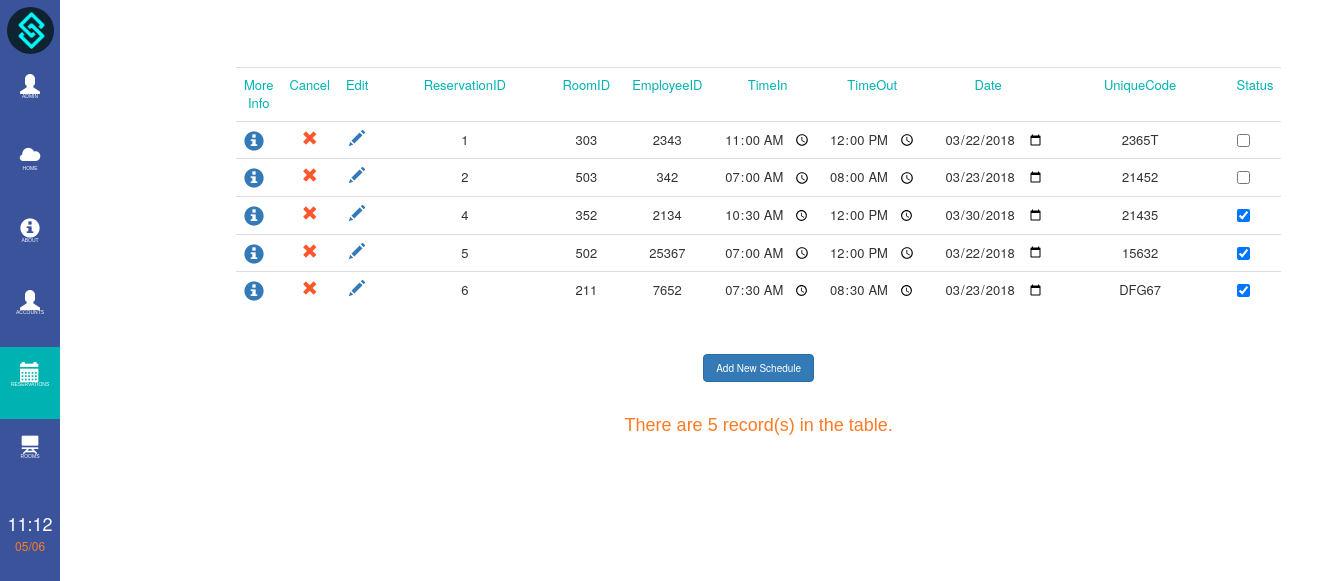
The page /schedtable.php on the database as committed earlier.
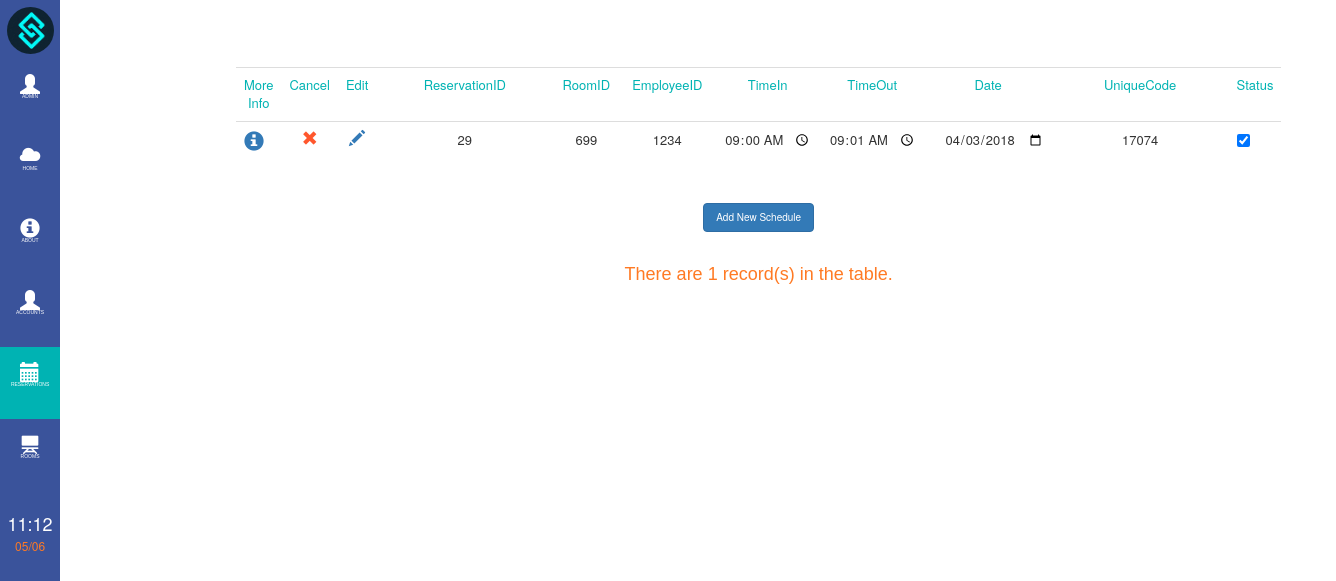
The same page on the database as committed later.
### tables this page shows
CREATE TABLE `tbl_sched` (
  `id` int(11) NOT NULL,
  `room_id` varchar(5) NOT NULL,
  `emp_id` varchar(5) NOT NULL,
  `time_in` time NOT NULL,
  `time_out` time NOT NULL,
  `date` date NOT NULL,
  `u_code` varchar(5) NOT NULL,
  `Status` tinyint(1) NOT NULL
);

### schedtable.php (the view, shortened to what this page needs)
<html>
<head>
    <link rel="stylesheet" href="css/bootstrap.min.css">
    <link rel="stylesheet" href="bren/side_bar.css" type="text/css">
    <link rel="stylesheet" href="mika/about.css" type="text/css">
</head>
<body onload="startTime()">
<div class="sidebar">
    <ul>
        <li> <img src ='logo3.png' style="width: 78%; border-radius: 100%; margin-left: 7px; margin-top: 7px; margin-bottom: 5px"></li>
        <li><a onclick="return openaccNav()"><span class="glyphicon glyphicon-user"></span><span class="menu_label">Admin</span></a></li>
        <li><a href="homepage.php"><span class="glyphicon glyphicon-cloud"></span><span class="menu_label">Home</span></a></li>
        <li><a href="aboutusadmin.php" ><span class="glyphicon glyphicon-info-sign" ></span><span class="menu_label">About</span></a></li>
        <li><a href="employees.php"><span class="glyphicon glyphicon-user"></span><span class="menu_label">Accounts</span></a></li>
        <li><div class="selected"><a href="schedtable.php"><span class="glyphicon glyphicon-calendar"></span><span class="menu_label">Reservations</span></a></div></li>
         <li><a href="Room_View.php"><span class="glyphicon glyphicon-blackboard"></span><span class="menu_label">Rooms</span></a></li>
        <li><div id="time" style="padding-top:20px; font-size: 18px; color:white; text-align: center"></div> </li>
        <li><div id="date" style=" font-size: 12px; color:#ff7a24; text-align: center"></div> </li></ul>
</div>
    <div class="container" id="main-container">
        <table class="table">
            <tr class="headers" style="color:#00b3b3">
                <td>More Info</td>
                <td>Cancel</td>
                <td>Edit</td>
                <td>ReservationID</td>
                <td>RoomID</td>
                <td>EmployeeID</td>
                <td>TimeIn</td>
                <td>TimeOut</td>
                <td>Date</td>
                <td>UniqueCode</td>
                <td>Status</td>
            </tr>
            <?php
            include 'connect.php';
            $sql ="select * from tbl_sched order by id";
            $res = mysqli_query($con, $sql);
            while($row= mysqli_fetch_array($res))
            {
            ?>
            <form <?php echo ($_SESSION["count"]==2) ? 'method=\'post\' action=\'cell_edit.php\'' : '' ?>>
            <tr>
                <td><a onclick="return PopupCenter('reservation_details.php?SID=<?php echo $row['id']; ?>','Update Profile ','700','800');"><span class="glyphicon glyphicon-info-sign"></span></a></td>
                <td align="center"><a onclick="return del()" href="delsched.php?SID=<?php echo $row['id']; ?>"><span class="glyphicon glyphicon-remove"></span></a></td>
                <td align="center"><a href="cell_edit.php?SID=<?php echo $row['id']; ?>"><<?php echo ($_SESSION["count"]==2 && $_SESSION["selected"]==$row['id']) ? 'button name=\'save_button\' type=submit class="btn btn-link save"' : 'span' ?> class=<?php echo ($_SESSION["count"]==2 && $_SESSION["selected"]==$row['id']) ? "'glyphicon glyphicon-floppy-disk'" : "'glyphicon glyphicon-pencil'"?>><?php
                        echo ($_SESSION["count"]==2 && $_SESSION["selected"]==$row['id']) ? '<span class="glyphicon glyphicon-floppy-disk"></span></button>' : '</span>';
                        ?></a></td>
                    <td><input class="<?php echo 'cell'.$row['id']?> table_cell" name="reserv_id" id="reserv_id" value=<?php echo $row['id']; ?> readonly></td>
                <td><input class="<?php echo 'cell'.$row['id']?> table_cell" name="room_id" id="room_id" value=<?php echo $row['room_id']; ?> <?php echo ($_SESSION["count"]==2 && $row['id']!=$_SESSION["selected"]) ? "readonly" : ""?>> </td>
                <td><input class="table_cell <?php echo 'cell'.$row['id']?>" name="emp_id" id="emp_id" value=<?php echo $row['emp_id']; ?>  <?php echo ($_SESSION["count"]==2 && $row['id']!=$_SESSION["selected"]) ? "readonly" : ""?>></td>
                <td><input type="time" class="table_cell <?php echo 'cell'.$row['id']?>" name="time_in" value="<?php echo $row['time_in']; ?>"  <?php echo ($_SESSION["count"]==2 && $row['id']!=$_SESSION["selected"]) ? "readonly" : ""?>></td>
                <td><input type="time" class="table_cell <?php echo 'cell'.$row['id']?>" name="time_out" value=<?php echo $row['time_out']; ?>  <?php echo ($_SESSION["count"]==2 && $row['id']!=$_SESSION["selected"]) ? "readonly" : ""?>></td>
                <td><input type="date" class="table_cell <?php echo 'cell'.$row['id']?>" name="date" value=<?php echo $row['date']; ?>  <?php echo ($_SESSION["count"]==2 && $row['id']!=$_SESSION["selected"]) ? "readonly" : ""?>></td>
                <td><input type="text" class="table_cell <?php echo 'cell'.$row['id']?>" name="unique" id="unique" value=<?php echo $row['u_code']; ?>  <?php echo ($_SESSION["count"]==2 && $row['id']!=$_SESSION["selected"]) ? "readonly" : ""?>></td>
                <td><input type="checkbox" class="table_cell <?php echo 'cell'.$row['id']?>" name="status" <?php echo ($row['Status'] == TRUE) ? "checked" : "";?>  <?php echo ($_SESSION["count"]==2 && $row['id']!=$_SESSION["selected"]) ? "disabled = \"disabled\"" : ""?>></td>
            </tr>
            </form>
            <?php
            }
            ?>
        </table>
    <a onclick="return PopupCenter('addsched.php','Update Profile ','700','800');  " style="color: white;"> <button class="btn btn-primary" style="margin-top: 45px; margin-bottom: 5px">Add New Schedule</button></a><br>
        <font size="4" face="arial"  color="#ff7a24">
            <?php
            include 'connect.php';
            $result = mysqli_query($con,"select * from tbl_sched");
            $rows = mysqli_num_rows($result);
            echo "<br>";
            echo "There are " . $rows . " record(s) in the table. ";
            ?>
        </font>
</div>
</body>
</html>

### bren/side_bar.css (style rules this page uses)
ul { list-style-type: none; margin: 0; padding: 0; z-index: 1; top: 0; left: 0; overflow-x: hidden; width: 4.5%; background: #3A539B; height: 100%; position: fixed; overflow: auto; }
li a { display: block; color: #FFF; padding: 14px 4px; text-decoration: none; font-family: sans-serif; width: 100%; height:9%; text-align: center; }
body,html { margin: 0; margin-top: 0; padding: 0; }
.menu_label { font-size: 0.5rem; display: block; text-transform: uppercase; }
.glyphicon { font-size: 20px; }
.selected { background-color: #00b3b3; color: white; }

### Mika/about.css (style rules this page uses)
.btn { font-size: 10px; }

Rows that differ between the two databases and show on the page:
removed tbl_sched: reserv_id "1", room_id "303", emp_id "2343", time_in "11:00:00", time_out "12:00:00", date "03/22/2018", unique "2365T"
removed tbl_sched: reserv_id "2", room_id "503", emp_id "342", time_in "07:00:00", time_out "08:00:00", date "03/23/2018", unique "21452"
removed tbl_sched: reserv_id "4", room_id "352", emp_id "2134", time_in "10:30:00", time_out "12:00:00", date "03/30/2018", unique "21435", Status "☑"
removed tbl_sched: reserv_id "5", room_id "502", emp_id "25367", time_in "07:00:00", time_out "12:00:00", date "03/22/2018", unique "15632", Status "☑"
removed tbl_sched: reserv_id "6", room_id "211", emp_id "7652", time_in "07:30:00", time_out "08:30:00", date "03/23/2018", unique "DFG67", Status "☑"
added tbl_sched: reserv_id "29", room_id "699", emp_id "1234", time_in "09:00:00", time_out "09:01:00", date "04/03/2018", unique "17074", Status "☑"
Other text that changed with them:
$rows: "5" → "1"
